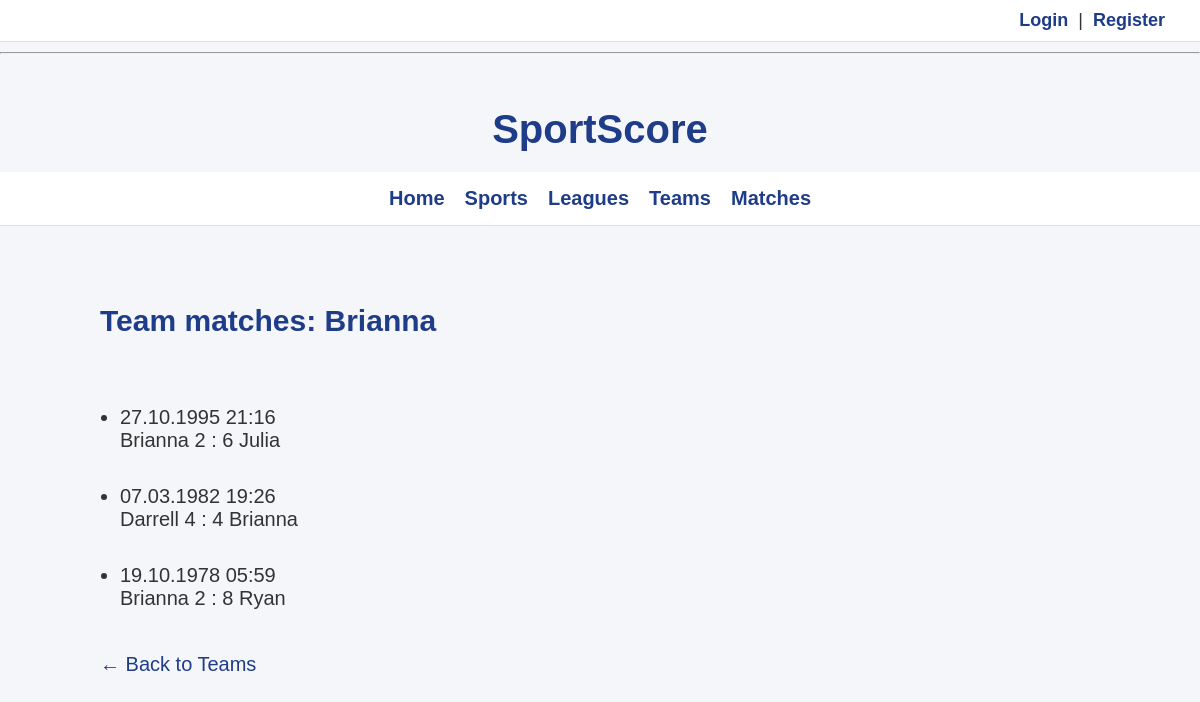
Before: /main/teams/527/matches/ with the older database file.
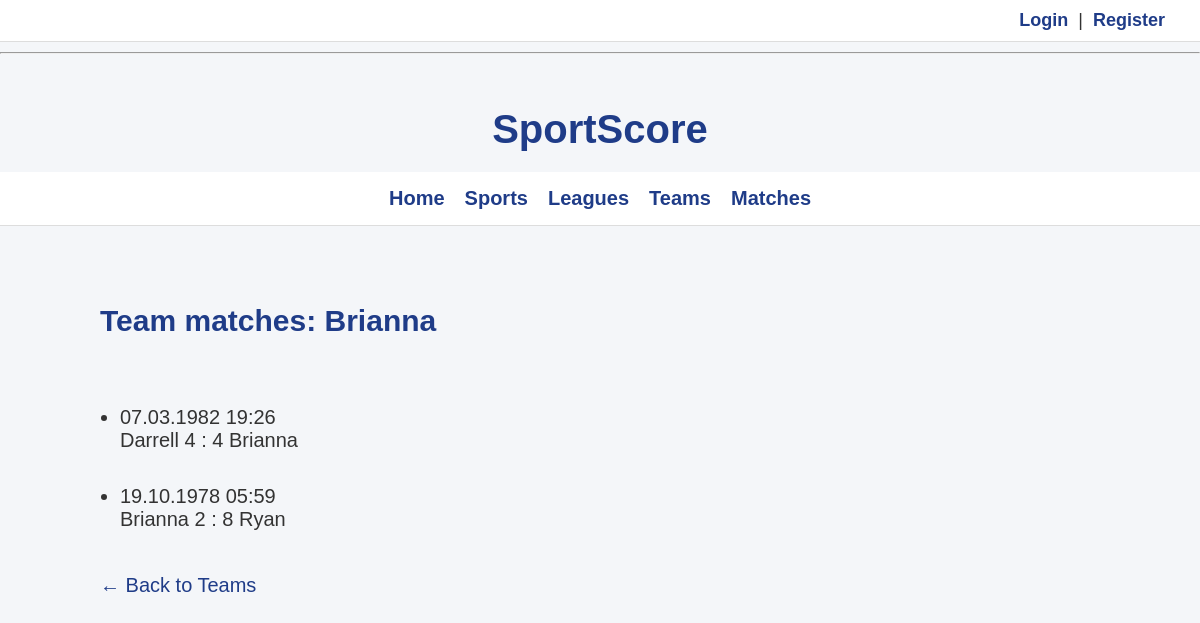
After: the same page with the newer database file.
### main/models.py (models this page shows, shortened)
class Team(models.Model):
    name = models.CharField(max_length=100)
    league = models.ForeignKey(League, on_delete=models.CASCADE)
    founded_year = models.IntegerField()

class Match(models.Model):
    league = models.ForeignKey(League, on_delete=models.CASCADE)
    home_team = models.ForeignKey(Team, related_name='home_matches', on_delete=models.CASCADE)
    away_team = models.ForeignKey(Team, related_name='away_matches', on_delete=models.CASCADE)
    date = models.DateTimeField()
    home_score = models.IntegerField(default=0)
    away_score = models.IntegerField(default=0)

### main/views.py (the view)
# urls.py: path('teams/<int:pk>/matches/', TeamMatchesView.as_view(), name='team-matches'),
class TeamMatchesView(ListView):
    model = Match
    template_name = 'main/team_matches.html'
    context_object_name = 'matches'
    def get_queryset(self):
        self.team = get_object_or_404(Team, pk=self.kwargs['pk'])
        return Match.objects.filter(
            Q(home_team=self.team) | Q(away_team=self.team)
        ).order_by('-date')
    def get_context_data(self, **kwargs):
        context = super().get_context_data(**kwargs)
        context['team'] = self.team
        return context

### templates/main/team_matches.html
{% extends "base_generic.html" %}
{% block content %}
<br>
<h2>Team matches: {{ team.name }}</h2>
<br>
{% if matches %}
    <ul>
        {% for match in matches %}
            <li>
                {{ match.date|date:"d.m.Y H:i" }} <br>
                {{ match.home_team.name }}
                {{ match.home_score }} :
                {{ match.away_score }}
                {{ match.away_team.name }}
                <br><br>
            </li>
        {% endfor %}
    </ul>
{% else %}
    <p>This team currently has no matches.</p>
{% endif %}
<a href="{% url 'main:teams' %}">← Back to Teams</a>
{% endblock %}

### templates/base_generic.html
<!DOCTYPE html>
<html lang="en">
<head>
    {% load static %}
    <link rel="stylesheet" href="{% static 'css/style.css' %}">
</head>
<body>
    <div class="auth-bar">
        {% if user.is_authenticated %}
            Logged in as {{ user.username }}
            <form method="post" action="{% url 'logout' %}" style="display:inline;">
                {% csrf_token %}
                <button type="submit">Logout</button>
            </form>
        {% else %}
            <a href="{% url 'login' %}">Login</a> |
            <a href="{% url 'register' %}">Register</a>
        {% endif %}
    </div>
    <hr><br>
    <h1>SportScore</h1>
    <div id="sidebar">
        {% block sidebar %}
        <ul>
            <li><a href="/main">Home</a></li>
            <li><a href="/main/sports">Sports</a></li>
            <li><a href="/main/leagues">Leagues</a></li>
            <li><a href="/main/teams">Teams</a></li>
            <li><a href="/main/matches">Matches</a></li>
        </ul>
        {% endblock %}
    </div>
    <div class="content">
        {% block content %}
        {% endblock %}
    </div>
</body>
</html>

### main/static/css/style.css (style rules this page uses)
body { margin: 0; padding: 0; font-family: Arial, Helvetica, sans-serif; font-size: 20px; background-color: #f4f6f9; color: #333; }
h1 { text-align: center; margin-top: 20px; margin-bottom: 20px; color: #1f3c88; }
h2, h3, h4 { color: #1f3c88; }
a { color: #1f3c88; text-decoration: none; }
.auth-bar { padding: 10px 30px; background-color: #ffffff; border-bottom: 1px solid #ddd; text-align: right; font-size: 0.9em; }
.auth-bar a, .auth-bar form button { color: #1f3c88; background: none; border: none; font-weight: bold; cursor: pointer; padding: 0 5px; text-decoration: none; }
#sidebar { width: 100%; background-color: #ffffff; padding: 15px 30px; border-bottom: 1px solid #ddd; box-sizing: border-box; }
#sidebar ul { list-style: none; padding: 0; margin: 0 auto; display: flex; gap: 20px; justify-content: center; }
#sidebar ul li { margin: 0; }
#sidebar ul li a { font-weight: bold; }
.content { margin: 0 auto; padding: 30px; max-width: 1000px; }
ul { padding-left: 20px; }
li { margin-bottom: 10px; }

Changed rows visible on the page:
removed Match: date "27.10.1995 21:16", home_team.name "Brianna", home_score "2", away_score "6", away_team.name "Julia"
